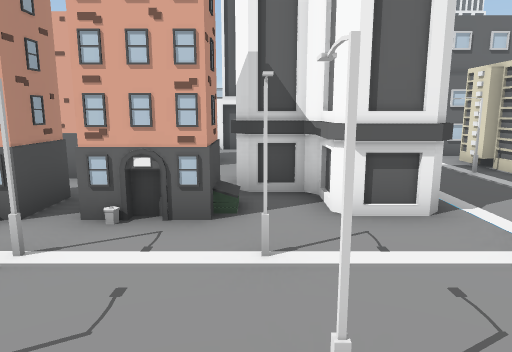
view 1 (above)

24 first-person views from a walk through a scene from a Unity 3-D project. The camera is 1.3 m above the floor, tilts 10° down and sees 70° across. The floor is counted in squares, 1 m on a side. Each view is taken from the middle of a square. On the plan, view 1 faces up. The plan holds only what a view shows up to about 15 squares ahead; the rest is blank. The place goes on beyond the plan. The player is left out. Some animated figures are not drawn. Some surface patterns are stand-ins.

view 2
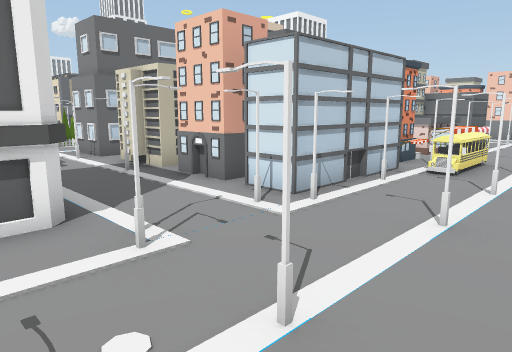

view 3
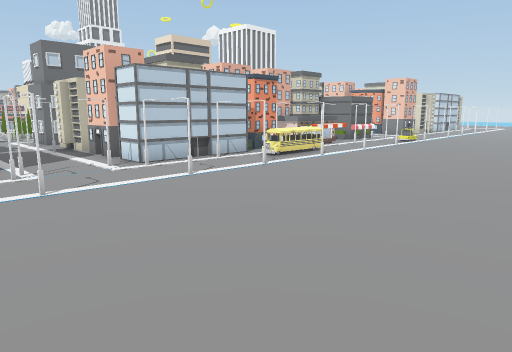

view 4
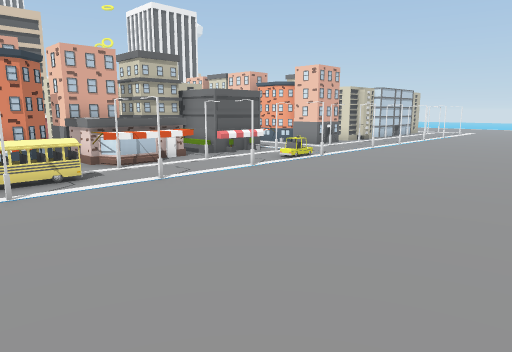

view 5
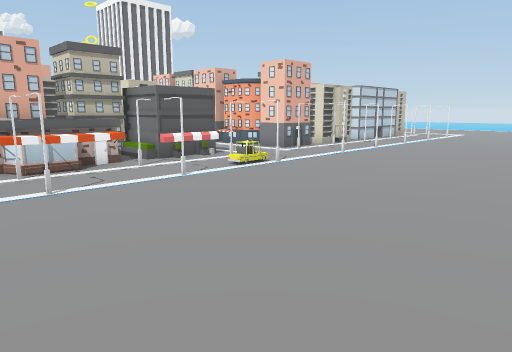

view 6
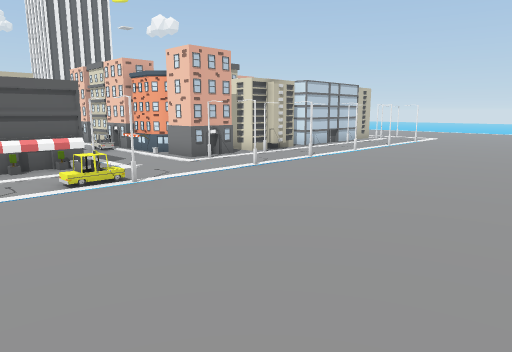

view 7
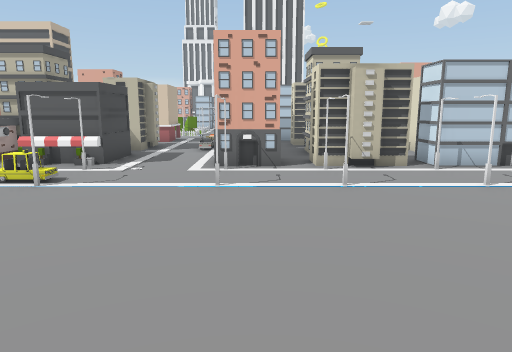

view 8
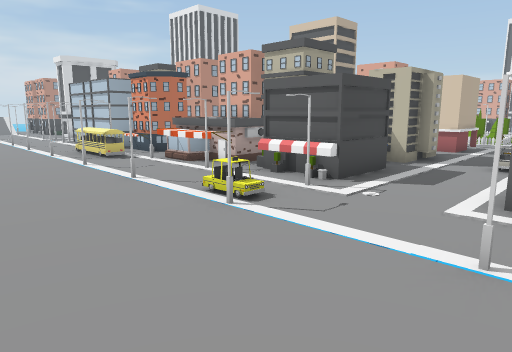

view 9
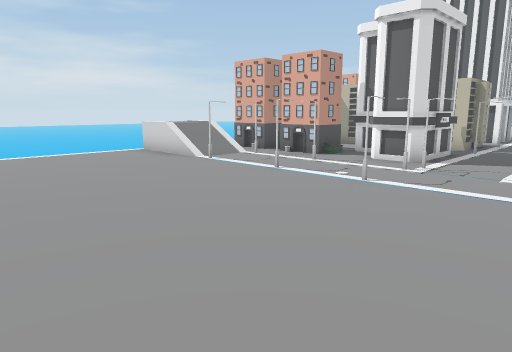

view 10
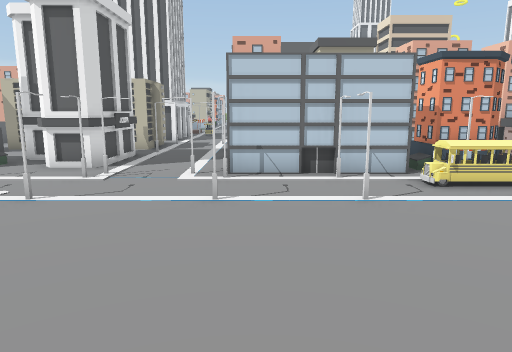

view 11
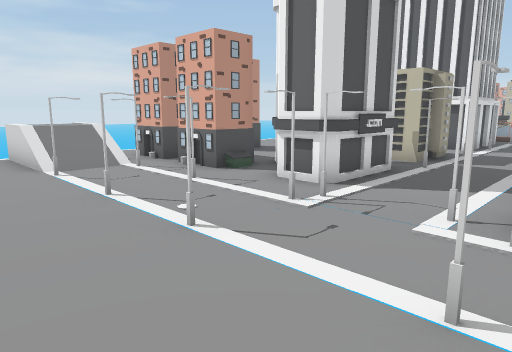

view 12
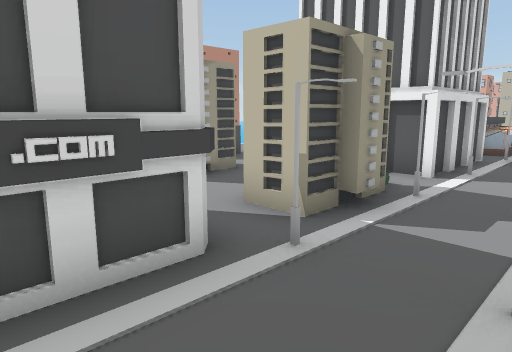

view 13
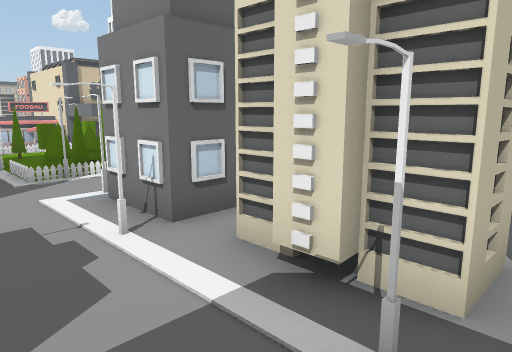

view 14
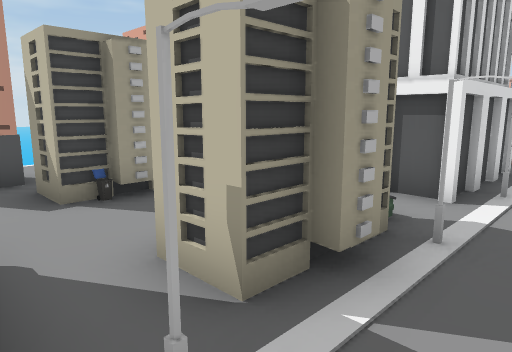

view 15
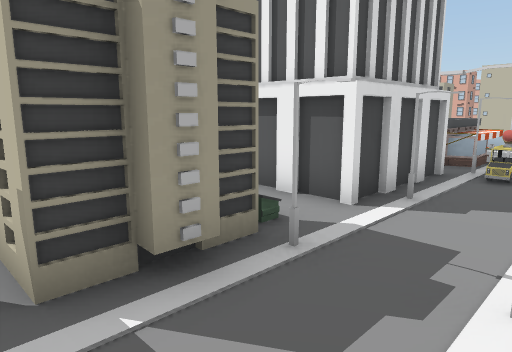

view 16
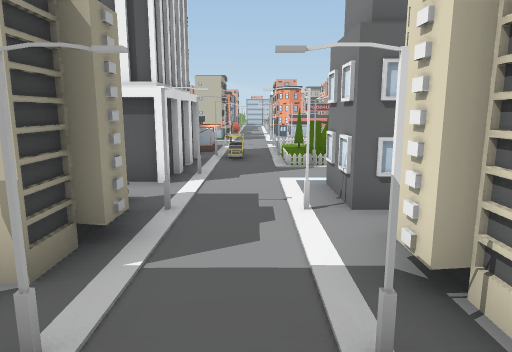

view 17
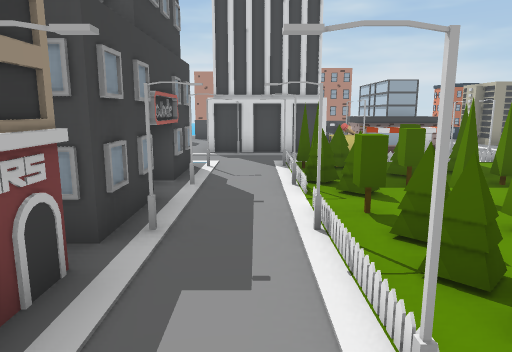

view 18
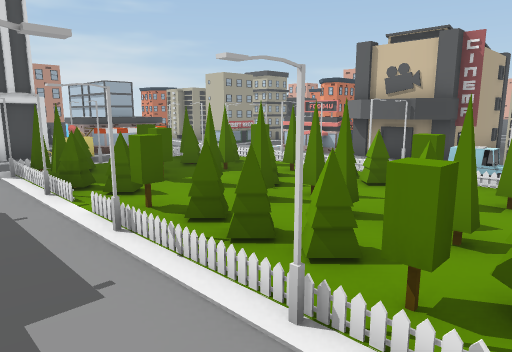

view 19
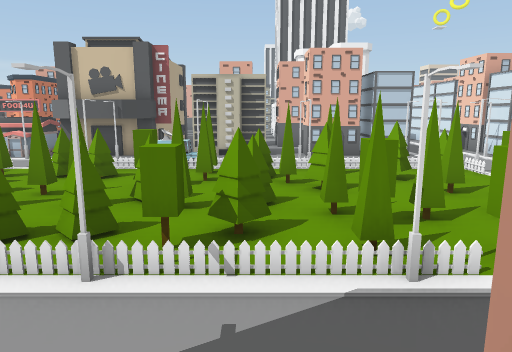

view 20
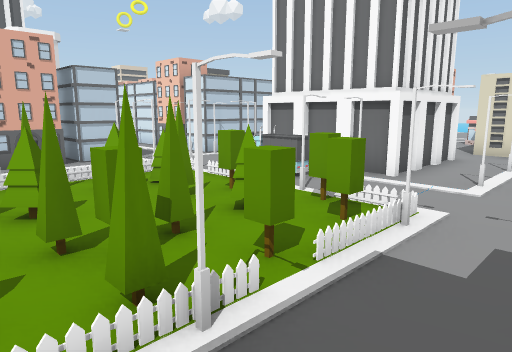

view 21
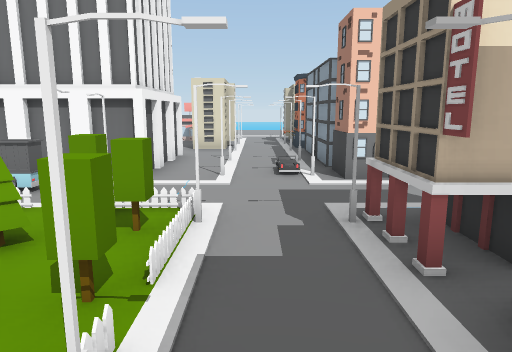

view 22
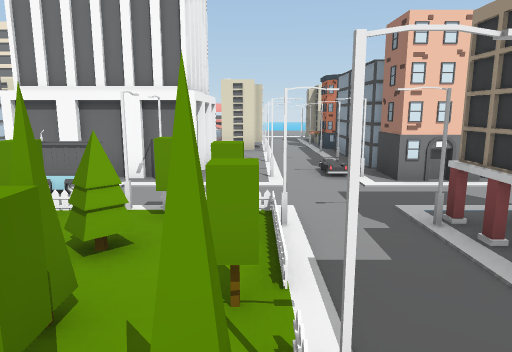

view 23
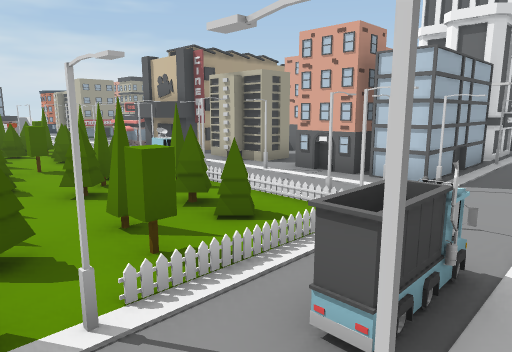

view 24
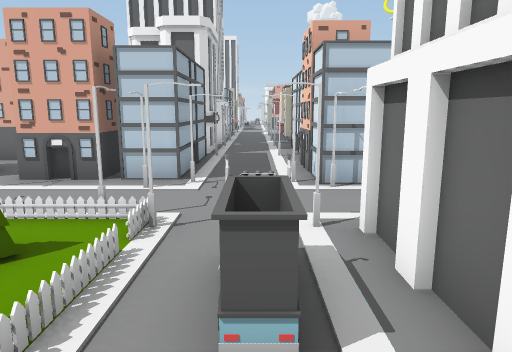

### Floor plan
Key: @ floor where view 1 was taken; # wall or solid block; x gap in a wall; . main floor; : floor 1 m higher than the main floor; / step, stairs or slope; = window, fence, low wall or low ledge; v drop or lower ground; B building; P pole; T tree; O other object.
Columns run from 6 left of view 1 to 26 right of it. Each row starts with its distance up from view 1.
 31                         #...
 30                       B #OO.
 29                       B #...O
 28                  #      #...O
 27             O    #   # B#PO.O
 26            OO    ###### O...O
 25             O    #    # O..O
 24       O  O   O#  #  O###O..#
 23      OO #O .OOBBB#OOO#O#OPPOO
 22            O .PBOB.O.P..P. POO
 21            O  O.O..O.P..P  O.
 20       OOOOO...O....T..T..PPB
 19     OOOOOO.TTOOTTT.TTT.TT.OB
 18     #  OOO..T.TTTTO..T.TO.OB
 17     O  OOPP.OTOTT.TTTT.T.PPB   B
 16         #O..T.T.TTT.TOTTOO..BBB..
 15         # OOTTTOO..O.TO.O........
 14        ###OP..P.P..P.P..P  P..O.O
 13      ###BPOP#BPBP OP.P OP. P..O.O
 12  OO .B BB .B##BBB## .O OO..O#OOO
 11  O#OO.  OPPB#           O..##
 10   . OO. O....           ...#O OO
  9   OOOO.OO..OO           O..# .OO
  8   O#.....PP.O        O OO..O ..
  7   #O.   #...x   ## ####OO..O .O
  6   ####B##...O   #O O#O# O..O .#
  5   O##O.##...O   OO O OO O..O .
  4   OOOO...PPOOOOOOO.OOOOOO..#O.OOO
  3 v://P.P..POP..P.PO.P.P..POOP..P.P
  2 v://P.P..POP..P.P..P.P..POOP..P.P
  1 .=/..............................
  0 ......@..........................
 -1 .................................
 -2 .................................
 -3 .................................
 -4     ..........................
 -5        . .. .  . ..... ..   .

Positions as (right, up) in squares from view 1, and headings:
1: (0, 0), facing up
2: (1, 0), facing up-right
3: (1, -5), facing up-right
4: (9, -5), facing up-right
5: (11, -5), facing up-right
6: (15, -5), facing up-right
7: (22, -5), facing up
8: (22, -2), facing up-left
9: (6, -5), facing up-left
10: (6, -4), facing up
11: (6, -1), facing up-left
12: (5, 5), facing up-left
13: (3, 7), facing up-right
14: (4, 7), facing up-left
15: (5, 8), facing up-left
16: (4, 6), facing up
17: (14, 14), facing left
18: (14, 13), facing up-left
19: (14, 12), facing up
20: (14, 13), facing up-right
21: (14, 14), facing right
22: (14, 15), facing right
23: (21, 16), facing up-left
24: (20, 16), facing up
